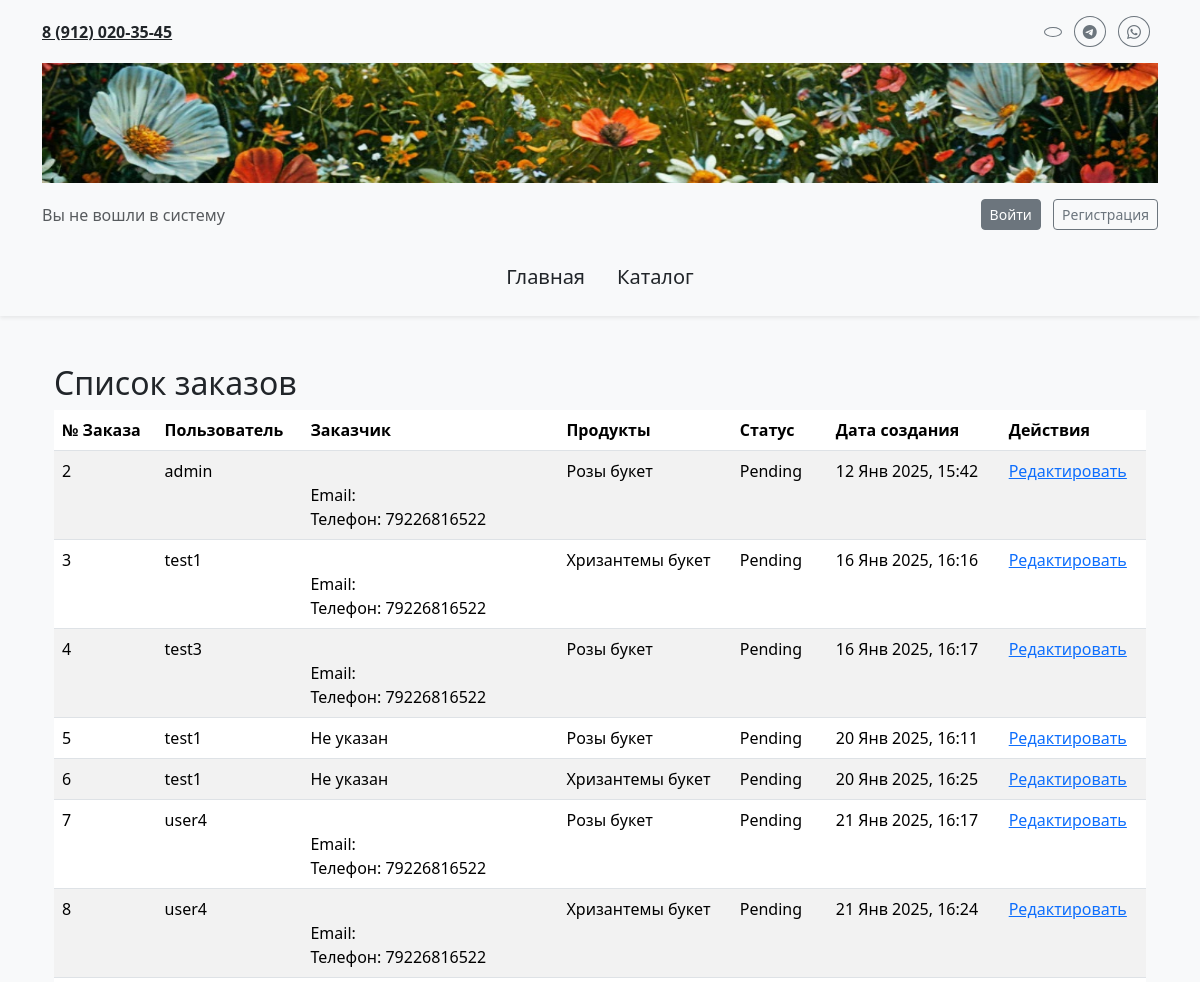
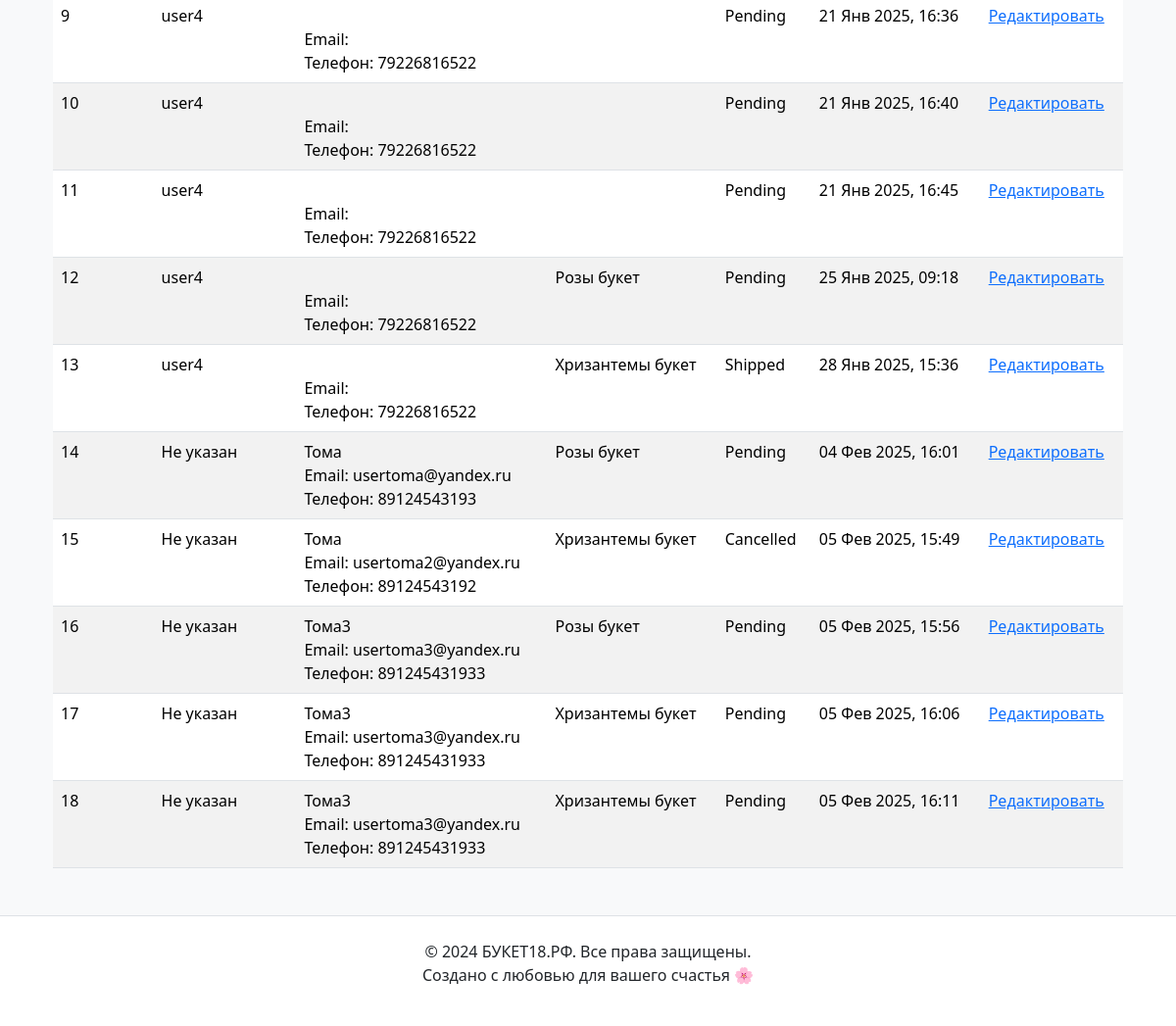
/orders/, run on an earlier commit of the app's database (2 pictures, top to bottom).
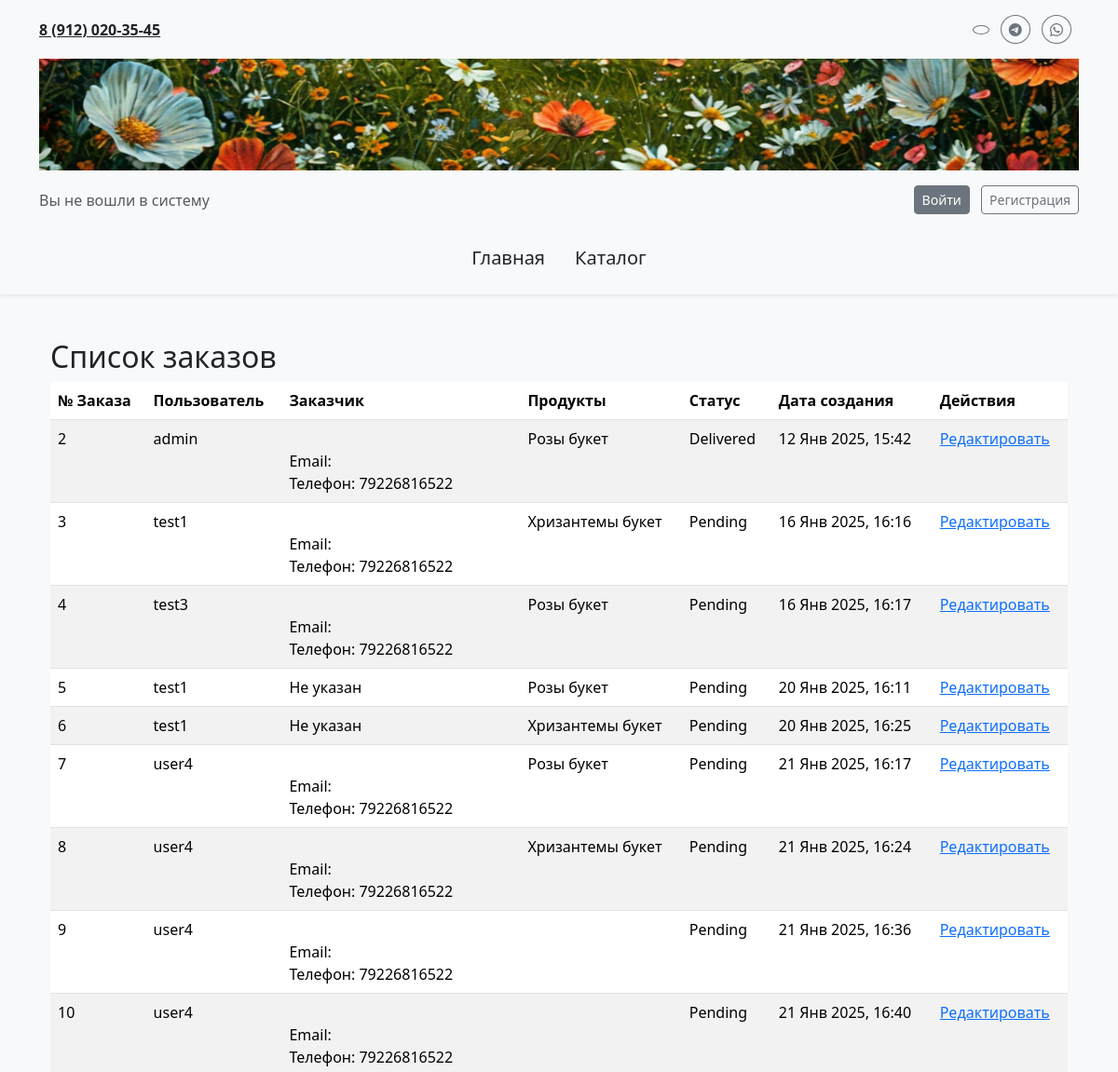
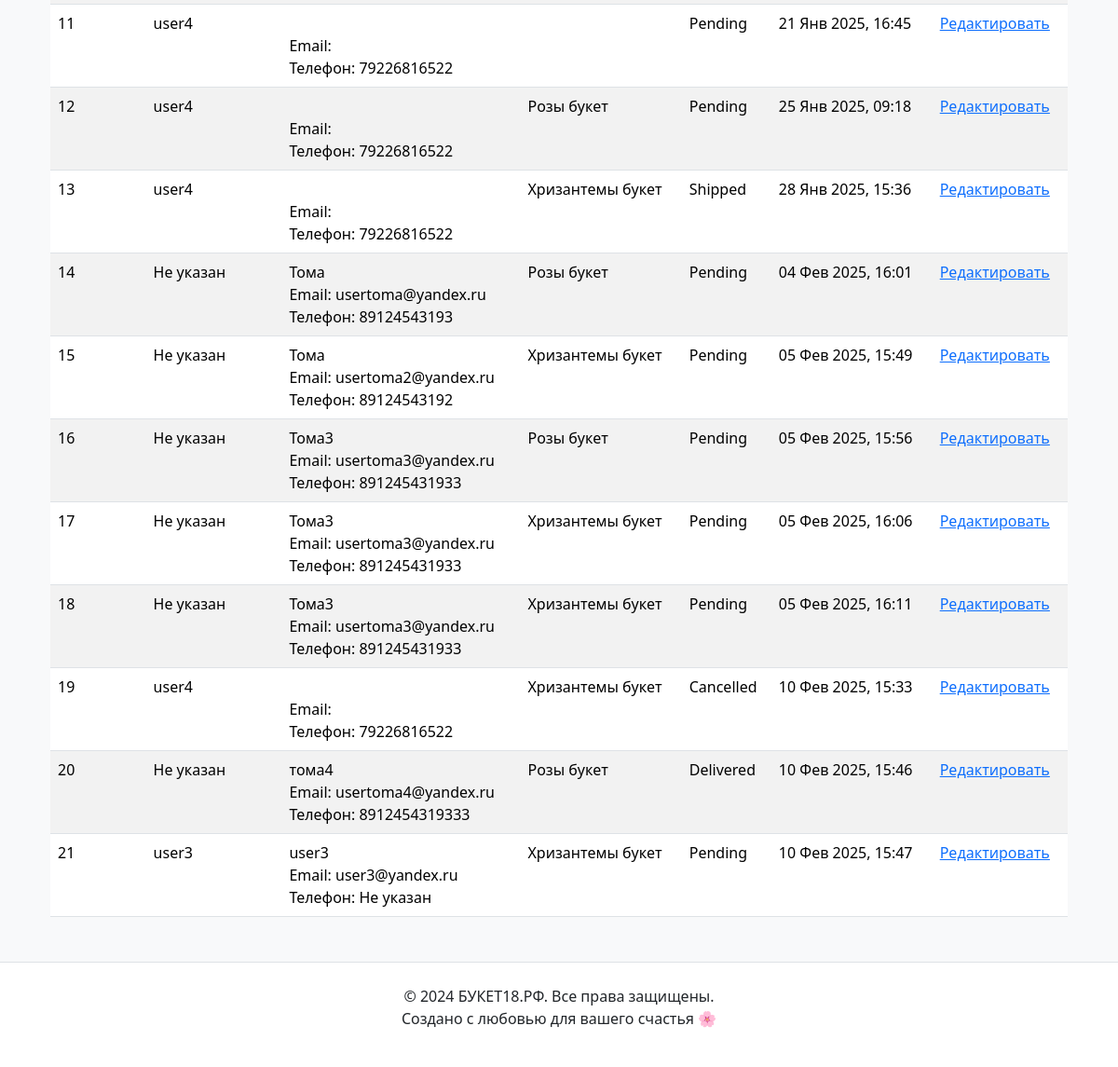
And on a later commit of the database (2 pictures, top to bottom).
### main/models.py (models this page shows, shortened)
class Order(models.Model):
    STATUS_CHOICES = [
        ('PENDING', 'Pending'),
        ('SHIPPED', 'Shipped'),
        ('DELIVERED', 'Delivered'),
        ('CANCELLED', 'Cancelled'),
    ]
    id = models.AutoField(primary_key=True)
    user = models.ForeignKey(User, on_delete=models.CASCADE, related_name='orders', blank=True, null=True)
    customer = models.ForeignKey(Customer, on_delete=models.CASCADE, related_name='orders', blank=True, null=True)  # Новое поле
    products = models.ManyToManyField(Product, related_name='orders')
    status = models.CharField(max_length=20, choices=STATUS_CHOICES, default='PENDING')
    delivery_address = models.CharField(max_length=255, blank=True, null=True)
    created_at = models.DateTimeField(auto_now_add=True)
    class Meta:
        verbose_name = "Заказ"
        verbose_name_plural = "Заказы"

class Customer(models.Model):
    name = models.CharField(max_length=100)
    email = models.EmailField(unique=True)  # Уникальный email
    phone = models.CharField(
        max_length=15,
        blank=True,
        null=True,
        unique=True  # Ограничение уникальности для телефона
    )
    telegram_id = models.BigIntegerField(blank=True, null=True)  # ID пользователя Telegram

class Product(models.Model):
    id = models.AutoField(primary_key=True)
    name = models.CharField(max_length=255)
    price = models.DecimalField(max_digits=10, decimal_places=2)
    image = models.ImageField(upload_to='products/', null=True, blank=True)
    class Meta:
        verbose_name = "Продукт"
        verbose_name_plural = "Продукты"

### main/views.py (the view)
# urls.py: path('orders/', views.order_list, name='order_list'),
def order_list(request):
    orders = Order.objects.select_related('user', 'customer').all()
    return render(request, 'main/order_list.html', {'orders': orders})

### main/templates/main/order_list.html (shortened to what this page needs)
{% extends 'main/layoute.html' %}
{% block content %}
    <div class="container my-5">
        <h2>Список заказов</h2>
        {% if orders %}
            <table class="table table-striped">
                <thead>
                    <tr>
                        <th>№ Заказа</th>
                        <th>Пользователь</th>
                        <th>Заказчик</th>
                        <th>Продукты</th>
                        <th>Статус</th>
                        <th>Дата создания</th>
                        <th>Действия</th>
                    </tr>
                </thead>
                <tbody>
                    {% for order in orders %}
                        <tr>
                            <td>{{ order.id }}</td>
                            <td>
                                {% if order.user %}
                                    {{ order.user.username }}
                                {% else %}
                                    Не указан
                                {% endif %}
                            </td>
                            <td>
                                {% if order.customer %}
                                    {{ order.customer.name }}<br>
                                    Email: {{ order.customer.email }}<br>
                                    Телефон: {{ order.customer.phone|default:"Не указан" }}
                                {% else %}
                                    Не указан
                                {% endif %}
                            </td>
                            <td>
                                {% for product in order.products.all %}
                                    {{ product.name }}<br>
                                {% endfor %}
                            </td>
                            <td>{{ order.get_status_display }}</td>
                            <td>{{ order.created_at|date:"d M Y, H:i" }}</td>
                            <td>
                                <a href="{% url 'edit_order' order.id %}">Редактировать</a>
                            </td>
                        </tr>
                    {% endfor %}
                </tbody>
            </table>
        {% else %}
            <p>Нет заказов.</p>
        {% endif %}
    </div>
{% endblock %}

### main/templates/main/layoute.html (shortened to what this page needs)
{% load static %}
<!DOCTYPE html>
<html lang="en">
<head>
    <link href="https://cdn.jsdelivr.net/npm/bootstrap@5.3.2/dist/css/bootstrap.min.css" rel="stylesheet">
    <link rel="stylesheet" href="{% static 'main/css/main.css' %}">
    <link rel="stylesheet" href="https://cdn.jsdelivr.net/npm/bootstrap-icons/font/bootstrap-icons.css">
</head>
<body class="bg-light text-dark">
    {% include 'main/header.html' %}
    <main class="container my-5">
        {% block content %}{% endblock %}
    </main>
    <footer class="text-center py-4 bg-white border-top">
        <p class="mb-0">&copy; 2024 БУКЕТ18.РФ. Все права защищены.</p>
        <p>Создано с любовью для вашего счастья 🌸</p>
    </footer>
</body>
</html>

### main/templates/main/header.html (shortened to what this page needs)
{% load static %}
<header class="header bg-light py-3 shadow-sm">
  <div class="container">
    <div class="d-flex justify-content-between align-items-center mb-3">
      <div class="contacts">
        <a href="tel:89120203545" class="phone text-dark fw-bold">8 (912) 020-35-45</a>
      </div>
      <div class="social-icons">
        <a href="https://vk.com" target="_blank" class="btn btn-outline-secondary btn-sm rounded-circle me-2">
        </a>
        <a href="https://telegram.org" target="_blank" class="btn btn-outline-secondary btn-sm rounded-circle me-2">
          <i class="bi bi-telegram"></i>
        </a>
        <a href="https://wa.me" target="_blank" class="btn btn-outline-secondary btn-sm rounded-circle me-2">
          <i class="bi bi-whatsapp"></i>
        </a>
      </div>
    </div>
    <div class="text-center logo mb-3">
      <a href="{% url 'index' %}">
        <img src="{% static 'main/images/logo.png' %}" alt="Логотип сайта БУКЕТ18.РФ" class="img-fluid w-100">
      </a>
    </div>
    <div class="user-auth d-flex justify-content-between align-items-center mb-3">
      <div>
        {% if user.is_authenticated %}
          <span class="text-success fw-bold">Добро пожаловать, {{ user.username }}!</span>
        {% else %}
          <span class="text-muted">Вы не вошли в систему</span>
        {% endif %}
      </div>
     <div>
    {% if user.is_authenticated %}
        <form method="post" action="{% url 'logout' %}" style="display:inline;">
            {% csrf_token %}
            <button type="submit" class="btn btn-outline-secondary btn-sm">Выйти</button>
        </form>
    {% else %}
        <a href="{% url 'login' %}" class="btn btn-secondary btn-sm">Войти</a>
        <a href="{% url 'register' %}" class="btn btn-outline-secondary btn-sm ms-2">Регистрация</a>
    {% endif %}
</div>
    </div>
    <nav class="navigation mt-4">
      <ul class="nav justify-content-center">
        <li class="nav-item">
          <a href="{% url 'index' %}" class="nav-link text-dark fs-5">Главная</a>
        </li>
        <li class="nav-item">
          <a href="{% url 'user' %}" class="nav-link text-dark fs-5">Каталог</a>
        </li>
      </ul>
    </nav>
  </div>
</header>

### main/static/main/css/main.css (style rules this page uses)
.header .logo img { max-height: 120px; width: 100%; transition: transform 0.3s ease; }
.header .contacts .phone { font-size: 1rem; font-weight: bold; }
.navigation .nav-link { font-size: 1.2rem; color: #333; }

What changed in the data, as far as the page shows it:
changed Order "12 Янв 2025, 15:42": status "Pending" → "Delivered"
changed Order "05 Фев 2025, 15:49": status "Cancelled" → "Pending"
added Order: id "19", user.username "user4", customer.phone "79226816522", status "Cancelled", created_at "10 Фев 2025, 15:33", Product (name "Хризантемы букет")
added Order: id "20", shows "Не указан", customer.name "тома4", customer.email "usertoma4@yandex.ru", customer.phone "8912454319333", status "Delivered", created_at "10 Фев 2025, 15:46", Product (name "Розы букет")
added Order: id "21", user.username "user3", customer.name "user3", customer.email "user3@yandex.ru", customer.phone "Не указан", status "Pending", created_at "10 Фев 2025, 15:47", Product (name "Хризантемы букет")
